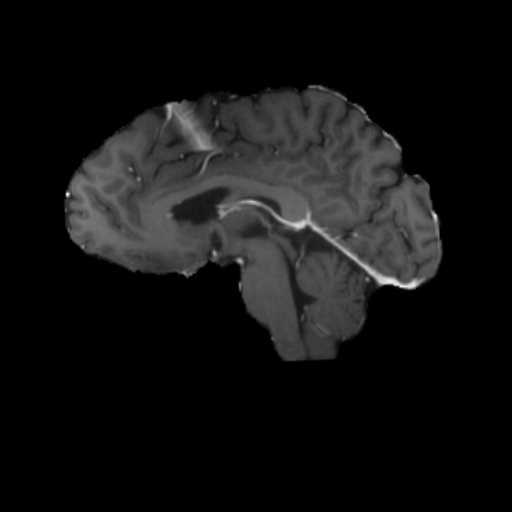
#> input picture datasets/brain-tumor/images/train/00061_184.jpg, 512 x 512 px; its folder holds only this picture in this run
$ python data_audit.py
#> lines starting #> are read from the running program, lines starting #| are printed output that depends on the picture
import argparse
import csv
from collections import Counter, defaultdict
from pathlib import Path

import cv2
import matplotlib

matplotlib.use("Agg")
import matplotlib.pyplot as plt


IMAGE_SUFFIXES = {".jpg", ".jpeg", ".png", ".bmp"}


def read_yolo_labels(path: Path) -> list[dict]:
    if not path.exists():
        return []

    boxes = []
    for line_number, line in enumerate(path.read_text().splitlines(), start=1):
        parts = line.split()
        if len(parts) != 5:
            boxes.append({"invalid": True, "line": line_number, "raw": line})
            continue
        cls_id, cx, cy, width, height = parts
        boxes.append(
            {
                "invalid": False,
                "class_id": int(float(cls_id)),
                "cx": float(cx),
                "cy": float(cy),
                "width": float(width),
                "height": float(height),
                "area": float(width) * float(height),
            }
        )
    return boxes


def collect_split(root: Path, split: str) -> tuple[list[dict], list[dict]]:
    images_dir = root / "images" / split
    labels_dir = root / "labels" / split
    image_rows = []
    box_rows = []

    for image_path in sorted(images_dir.glob("*")):
        if image_path.suffix.lower() not in IMAGE_SUFFIXES:
            continue

        label_path = labels_dir / f"{image_path.stem}.txt"
        image = cv2.imread(str(image_path))
        readable = image is not None
        height = image.shape[0] if readable else 0
        width = image.shape[1] if readable else 0
        boxes = read_yolo_labels(label_path)
        valid_boxes = [box for box in boxes if not box.get("invalid")]
        invalid_boxes = [box for box in boxes if box.get("invalid")]

        classes = sorted({box["class_id"] for box in valid_boxes})
        image_rows.append(
            {
                "split": split,
                "image": str(image_path),
                "label": str(label_path),
                "readable": readable,
                "width": width,
                "height": height,
                "has_label": label_path.exists(),
                "box_count": len(valid_boxes),
                "invalid_label_lines": len(invalid_boxes),
                "classes": ",".join(str(cls_id) for cls_id in classes),
                "image_level_class": "positive" if 1 in classes else "negative",
            }
        )

        for box in valid_boxes:
            row = {key: value for key, value in box.items() if key != "invalid"}
            row.update({"split": split, "image": str(image_path), "label": str(label_path)})
            box_rows.append(row)

    return image_rows, box_rows


def write_csv(path: Path, rows: list[dict], fieldnames: list[str]):
    path.parent.mkdir(parents=True, exist_ok=True)
    with path.open("w", newline="") as handle:
        writer = csv.DictWriter(handle, fieldnames=fieldnames)
        writer.writeheader()
        writer.writerows(rows)


def summarize(image_rows: list[dict], box_rows: list[dict]) -> list[dict]:
    by_split_images = defaultdict(list)
    by_split_boxes = defaultdict(list)
    for row in image_rows:
        by_split_images[row["split"]].append(row)
    for row in box_rows:
        by_split_boxes[row["split"]].append(row)

    summaries = []
    for split in sorted(by_split_images):
        images = by_split_images[split]
        boxes = by_split_boxes[split]
        image_level_counts = Counter(row["image_level_class"] for row in images)
        box_class_counts = Counter(row["class_id"] for row in boxes)
        areas = [row["area"] for row in boxes]
        small_boxes = sum(1 for area in areas if area < 0.02)
        summaries.append(
            {
                "split": split,
                "images": len(images),
                "readable_images": sum(1 for row in images if row["readable"]),
                "missing_labels": sum(1 for row in images if not row["has_label"]),
                "invalid_label_lines": sum(row["invalid_label_lines"] for row in images),
                "image_negative": image_level_counts["negative"],
                "image_positive": image_level_counts["positive"],
                "box_negative": box_class_counts[0],
                "box_positive": box_class_counts[1],
                "boxes": len(boxes),
                "mean_box_area": sum(areas) / len(areas) if areas else 0.0,
                "small_boxes_lt_2pct": small_boxes,
            }
        )
    return summaries


def plot_class_distribution(summary_rows: list[dict], output_dir: Path):
    splits = [row["split"] for row in summary_rows]
    negative = [row["image_negative"] for row in summary_rows]
    positive = [row["image_positive"] for row in summary_rows]

    x_positions = range(len(splits))
    plt.figure(figsize=(7, 4))
    plt.bar(x_positions, negative, label="negative")
    plt.bar(x_positions, positive, bottom=negative, label="positive")
    plt.xticks(list(x_positions), splits)
    plt.ylabel("Images")
    plt.legend()
    plt.tight_layout()
    plt.savefig(output_dir / "image_class_distribution.png", dpi=160)
    plt.close()


def plot_box_area(box_rows: list[dict], output_dir: Path):
    areas = [row["area"] for row in box_rows]
    plt.figure(figsize=(7, 4))
    plt.hist(areas, bins=24, color="#3d6fb6", edgecolor="white")
    plt.xlabel("Normalized box area")
    plt.ylabel("Boxes")
    plt.tight_layout()
    plt.savefig(output_dir / "box_area_histogram.png", dpi=160)
    plt.close()


def write_markdown(path: Path, summary_rows: list[dict]):
    lines = [
        "# Data Audit Summary",
        "",
        "| Split | Images | Positive images | Negative images | Boxes | Positive boxes | Small boxes <2% | Missing labels | Invalid label lines |",
        "| --- | ---: | ---: | ---: | ---: | ---: | ---: | ---: | ---: |",
    ]
    for row in summary_rows:
        lines.append(
            f"| {row['split']} | {row['images']} | {row['image_positive']} | {row['image_negative']} | "
            f"{row['boxes']} | {row['box_positive']} | {row['small_boxes_lt_2pct']} | "
            f"{row['missing_labels']} | {row['invalid_label_lines']} |"
        )
    path.write_text("\n".join(lines) + "\n", encoding="utf-8")


def main():
    parser = argparse.ArgumentParser(description="Audit image and YOLO label quality/statistics.")
    parser.add_argument("--dataset-root", default="datasets/brain-tumor")
    parser.add_argument("--output-dir", default="runs/data_audit")
    args = parser.parse_args()

    dataset_root = Path(args.dataset_root)
    output_dir = Path(args.output_dir)
    output_dir.mkdir(parents=True, exist_ok=True)

    image_rows = []
    box_rows = []
    for split in ["train", "val"]:
        split_images, split_boxes = collect_split(dataset_root, split)
#> in collect_split, image is the input picture: shape (512, 512, 3); min 0, max 255, mean 18.2
#> in collect_split, `readable = image is not None`: readable = True
#> in collect_split, `height = image.shape[0] if readable else 0`: height = 512
#> split_images = 1 item; split_boxes = []
        image_rows.extend(split_images)
        box_rows.extend(split_boxes)

    summary_rows = summarize(image_rows, box_rows)
#> the loop in summarize, `for row in image_rows:` made 2 passes
#> the loop in summarize, `for split in sorted(by_split_images):` made 2 passes
#> (image_level_counts, small_boxes) on passes 1 to 2: ({'negative': 1}, 0), ({'negative': 1}, 0)
#> after the loop in summarize, `for split in sorted(by_split_images):`: summaries = 2 items
#> summary_rows = 2 items
    write_csv(
        output_dir / "image_audit.csv",
        image_rows,
        [
            "split",
            "image",
            "label",
            "readable",
            "width",
            "height",
            "has_label",
            "box_count",
            "invalid_label_lines",
            "classes",
            "image_level_class",
        ],
    )
    write_csv(
        output_dir / "box_audit.csv",
        box_rows,
        ["split", "image", "label", "class_id", "cx", "cy", "width", "height", "area"],
    )
    write_csv(
        output_dir / "data_audit_summary.csv",
        summary_rows,
        [
            "split",
            "images",
            "readable_images",
            "missing_labels",
            "invalid_label_lines",
            "image_negative",
            "image_positive",
            "box_negative",
            "box_positive",
            "boxes",
            "mean_box_area",
            "small_boxes_lt_2pct",
        ],
    )
    write_markdown(output_dir / "data_audit_summary.md", summary_rows)
#> the loop in write_markdown, `for row in summary_rows:` made 2 passes
#> after the loop in write_markdown, `for row in summary_rows:`: lines = 6 items
    plot_class_distribution(summary_rows, output_dir)
#> in plot_class_distribution, `splits = [row["split"] for row in summary_rows]`: splits = ['train', 'val']
#> in plot_class_distribution, `negative = [row["image_negative"] for row in summary_rows]`: negative = [1, 1]
#> in plot_class_distribution, `positive = [row["image_positive"] for row in summary_rows]`: positive = [0, 0]
#> in plot_class_distribution, `plt.savefig(output_dir / "image_class_distribution.png", dpi=160)`:
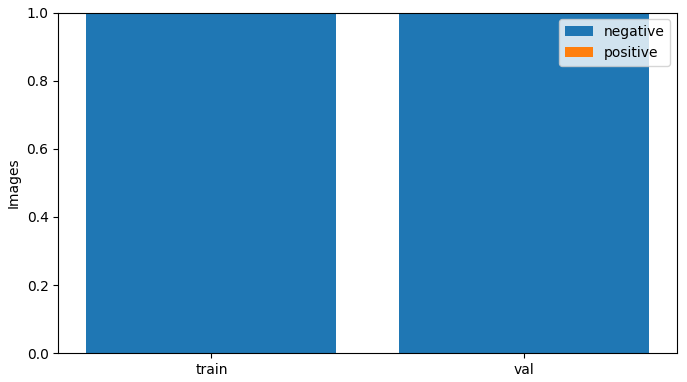
#> figure drawn by matplotlib, 1 panel
    plot_box_area(box_rows, output_dir)
#> in plot_box_area, `areas = [row["area"] for row in box_rows]`: areas = []
#> in plot_box_area, `plt.savefig(output_dir / "box_area_histogram.png", dpi=160)`:
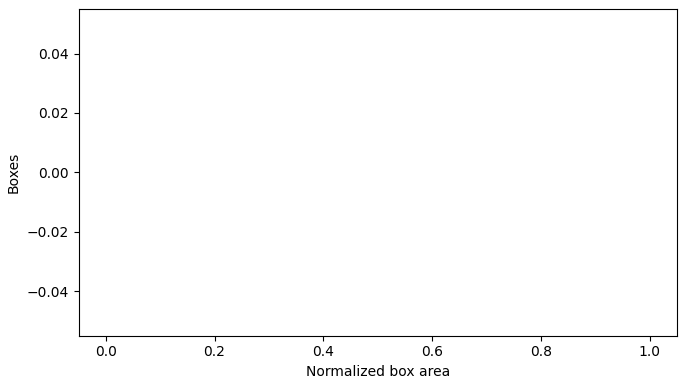
#> figure drawn by matplotlib, 1 panel

    for row in summary_rows:
        print(
            f"{row['split']}: images={row['images']} positive={row['image_positive']} "
            f"negative={row['image_negative']} boxes={row['boxes']} small_boxes={row['small_boxes_lt_2pct']}"
        )
#> this loop made 2 passes
#| train: images=1 positive=0 negative=1 boxes=0 small_boxes=0
#| val: images=1 positive=0 negative=1 boxes=0 small_boxes=0
    print(f"Saved audit to: {output_dir}")


if __name__ == "__main__":
    main()
